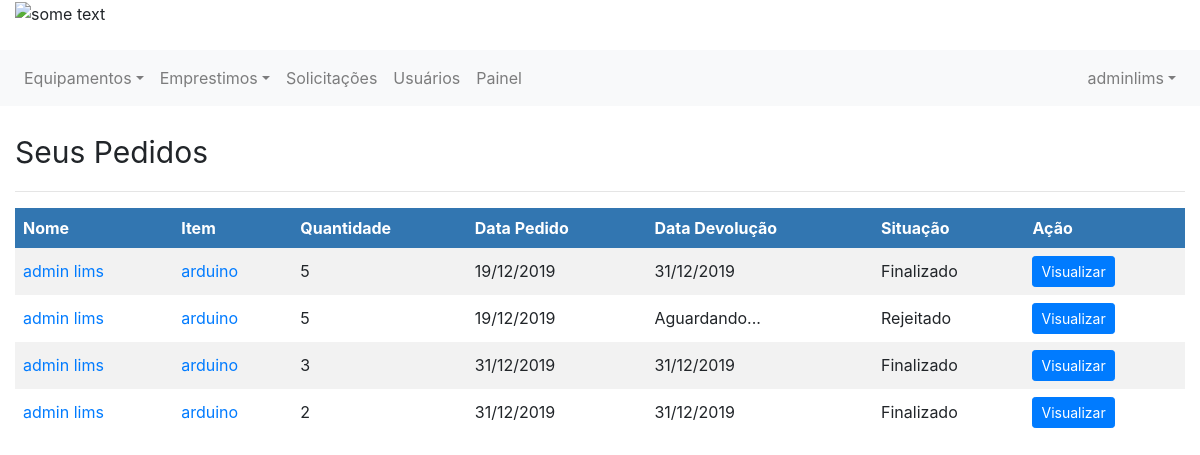
The app's page /meu-perfil/ (signed in), older data.
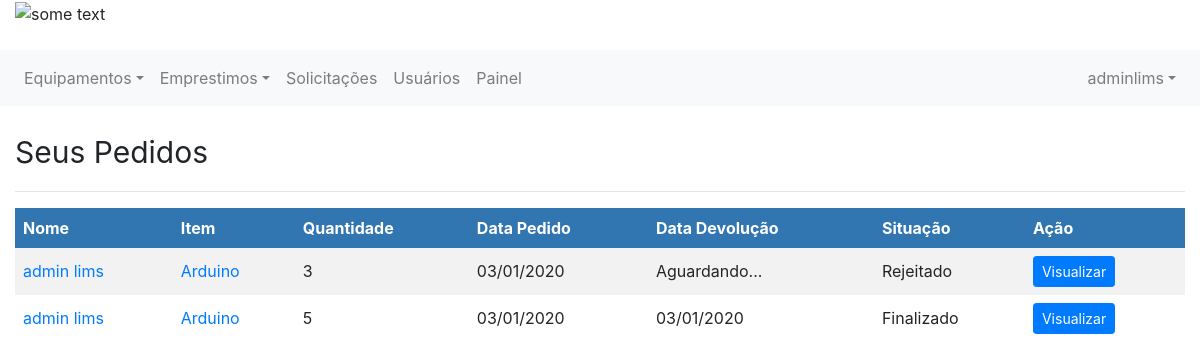
The same page, newer data.
### emprestimo/models.py (models this page shows)
class Emprestimo(models.Model):
    equipamento = models.ForeignKey(Item, on_delete=models.CASCADE, related_name='item_emprestimo')
    solicitante = models.ForeignKey(Usuario, on_delete=models.CASCADE, related_name='usuario_emprestimo')
    tipo = models.ForeignKey(TipoEstadoEmprestimo, on_delete=models.CASCADE, related_name='tipo_emprestimo')
    estado = models.BooleanField(default=0)
    descricao = models.CharField(max_length=255)
    quantidade = models.IntegerField()
    data_emprestimo = models.DateField(null=False)
    data_devolucao = models.DateField(null=True)
    mensagem_rejeitado = models.CharField(max_length=255, null=True)
    mensagem_devolucao = models.CharField(max_length=255, null=True)

class TipoEstadoEmprestimo(models.Model):
    nome = models.CharField(max_length=150)
    descricao = models.CharField(max_length=255)

### controle/models.py (models this page shows, shortened)
class Usuario(models.Model):
    user = models.OneToOneField(User, related_name='profile', on_delete=models.CASCADE, null=True)
    telefone = models.IntegerField()
    tipo = models.ForeignKey(TipoUsuario, on_delete=models.CASCADE)

class Item(models.Model):
    nome = models.CharField(max_length=100)
    quantidade = models.IntegerField()
    quantidade_emprestada = models.IntegerField(default=0)
    quantidade_descartada = models.IntegerField(default=0)
    codigo_tombamento = models.CharField(max_length=100, null=True, default=None)
    tipo = models.ForeignKey(TipoEquipamento, on_delete=models.CASCADE)
    imagem = models.FileField(upload_to='documents/%Y/%m/%d', default='documents/1111/sem_foto.jpg')
    excluido = models.BooleanField(default=False)
    em_operacao = models.BooleanField(default=1, null=True)

### usuarios/views.py (the view)
# urls.py: path('meu-perfil/', views.exibir_perfil, name='exibe_meu_perfil'),
@login_required
def exibir_perfil(request):
    user_profile = Usuario.objects.get(user=get_usuario_logado(request).id)
    emprestimo = Emprestimo.objects.filter(solicitante=user_profile.id)
    return render(request, 'my_profile.html',
                  {'emprestimos': emprestimo, 'user_logado': get_usuario_logado(request), 'user_profile': user_profile})

### usuarios/views.py (called while the page is built)
def get_usuario_logado(request):
    return request.user

### usuarios/templates/my_profile.html (shortened to what this page needs)
{% extends 'base.html' %}
{% block 'content' %}
<br>
<p style="font-size: 30px;"> Seus Pedidos </p>
<hr>
<div style=" ">
    {% if emprestimos %}
    <table style="min-width: 700px">
        <tr>
            <th>Nome</th>
            <th>Item</th>
            <th>Quantidade</th>
            <th>Data Pedido</th>
            <th>Data Devolução</th>
            <th>Situação</th>
            <th>Ação</th>
        </tr>
        {% for emprestimo in emprestimos %}
        <tr>
            <td><a href="{% url 'exibe_um_usuario' emprestimo.solicitante.id %}">
                {{emprestimo.solicitante.user.first_name }} {{emprestimo.solicitante.user.last_name}} </a></td>
            <td><a href="{% url 'equipamento' emprestimo.equipamento.id %}">{{emprestimo.equipamento.nome}}</a></td>
            <td>{{emprestimo.quantidade}}</td>
            <td>{{emprestimo.data_emprestimo| date:"d/m/Y"}}</td>
            <td>{% if emprestimo.data_devolucao == none %}
                Aguardando...
                {% else %}
                {{emprestimo.data_devolucao| date:"d/m/Y"}}
                {% endif %}
            </td>
            <td>{{emprestimo.tipo.nome}}</td>
            <td><a class="btn btn-sm btn-primary" href="{% url 'exibir_detalhes_emprestimo' emprestimo.id %}">Visualizar</a>
            </td>
        </tr>
        {%endfor%}
    </table>
    {% else %}
    <p style="font-size: 20px; font-weight: bold; text-align:center">Você não fez solicitações <br> :( </p>
    {% endif %}
</div>
{% endblock %}

Row changes from the older to the newer data that the page shows:
removed Emprestimo: solicitante.user.first_name "admin", solicitante.user.last_name "lims", equipamento.nome "arduino", quantidade "5", data_emprestimo "19/12/2019", data_devolucao "31/12/2019", tipo.nome "Finalizado"
removed Emprestimo: solicitante.user.first_name "admin", solicitante.user.last_name "lims", equipamento.nome "arduino", quantidade "5", data_emprestimo "19/12/2019", shows "Aguardando...", tipo.nome "Rejeitado"
removed Emprestimo: solicitante.user.first_name "admin", solicitante.user.last_name "lims", equipamento.nome "arduino", quantidade "3", data_emprestimo "31/12/2019", data_devolucao "31/12/2019", tipo.nome "Finalizado"
removed Emprestimo: solicitante.user.first_name "admin", solicitante.user.last_name "lims", equipamento.nome "arduino", quantidade "2", data_emprestimo "31/12/2019", data_devolucao "31/12/2019", tipo.nome "Finalizado"
added Emprestimo: solicitante.user.first_name "admin", solicitante.user.last_name "lims", equipamento.nome "Arduino", quantidade "3", data_emprestimo "03/01/2020", shows "Aguardando...", tipo.nome "Rejeitado"
added Emprestimo: solicitante.user.first_name "admin", solicitante.user.last_name "lims", equipamento.nome "Arduino", quantidade "5", data_emprestimo "03/01/2020", data_devolucao "03/01/2020", tipo.nome "Finalizado"
